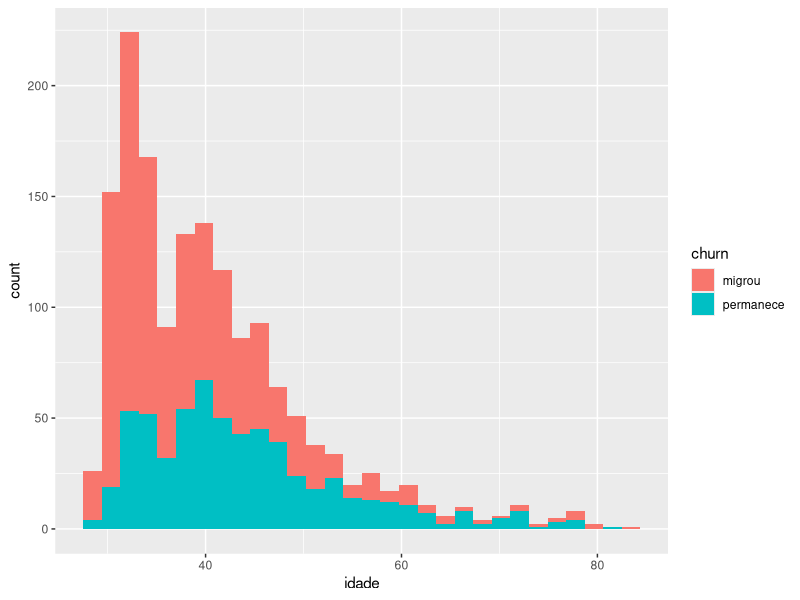

The R source for this figure:
options(scipen = 999)

library(tidyverse)
library(rstatix)
library(vcd)


df <- 
  read_csv("01_dados/dados resultantes/df_modelagem0303.csv")

df |> 
  group_by(churn) |> 
  count()


# idade -------------------------------------------------------------------

df |> 
  group_by(churn) |> 
  summarise(idade_media = mean(idade),
            idade_sd = sd(idade))

df |> 
  ggplot(aes(x = idade, fill = churn)) + geom_histogram()

shapiro.test(df$idade)
# se p < 0.05 nao é normal 

wilcox.test(idade ~ churn, data = df, exact = FALSE)


# Anos formacao -----------------------------------------------------------

df |> 
  group_by(churn) |> 
  summarise(mean(anos_formacao),
            sd(anos_formacao))


shapiro.test(df$anos_formacao)

wilcox.test(anos_formacao ~ churn, data = df, exact = FALSE)


# Quantidade média de vínculos de trabalho --------------------------------

df |> 
  group_by(churn) |> 
  summarise(mean(media_vinculos_mes),
            sd(media_vinculos_mes))


shapiro.test(df$media_vinculos_mes)

wilcox.test(media_vinculos_mes ~ churn, data = df, exact = FALSE)

# Quantidade média de enfermeiros --------------------------------

df |> 
  group_by(churn) |> 
  summarise(mean(m_enfermeiro, na.rm = TRUE),
            sd(m_enfermeiro, na.rm = TRUE))


shapiro.test(df$m_enfermeiro)

wilcox.test(m_enfermeiro ~ churn, data = df, exact = FALSE)


# Quantidade média de tec. de enfermagem --------------------------------

df |> 
  group_by(churn) |> 
  summarise(mean(m_tec_aux_enf, na.rm = TRUE),
            sd(m_tec_aux_enf, na.rm = TRUE))


shapiro.test(df$m_tec_aux_enf)

wilcox.test(m_tec_aux_enf ~ churn, data = df, exact = FALSE)


# Prorrogacao -------------------------------------------------------------

df |> 
  group_by(churn) |> 
  count(Prorrogado)


# Criar a tabela de contingência
tabela <- table(df$churn, 
                df$Prorrogado)

# Aplicar o teste Qui-Quadrado
chisq.test(tabela)

assocstats(tabela)


# região de destino -------------------------------------------------------

df |> 
  group_by(churn) |> 
  count(regiao_destino)


# Criar a tabela de contingência
tabela <- table(df$churn, 
                df$regiao_destino)

chisq.test(tabela)

assocstats(tabela)


